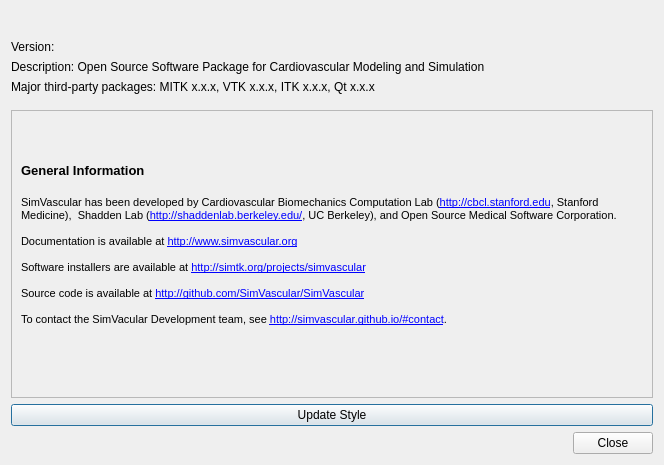
<?xml version="1.0" encoding="UTF-8"?>
<ui version="4.0">
 <class>sv4guiAboutDialog</class>
 <widget class="QDialog" name="sv4guiAboutDialog">
  <property name="geometry">
   <rect>
    <x>0</x>
    <y>0</y>
    <width>664</width>
    <height>465</height>
   </rect>
  </property>
  <property name="windowTitle">
   <string>SimVascular</string>
  </property>
  <property name="autoFillBackground">
   <bool>false</bool>
  </property>
  <layout class="QVBoxLayout" name="verticalLayout_2">
   <item>
    <widget class="QLabel" name="m_LogoLabel">
     <property name="sizePolicy">
      <sizepolicy hsizetype="Preferred" vsizetype="Preferred">
       <horstretch>0</horstretch>
       <verstretch>0</verstretch>
      </sizepolicy>
     </property>
     <property name="maximumSize">
      <size>
       <width>350</width>
       <height>75</height>
      </size>
     </property>
     <property name="text">
      <string>&lt;!DOCTYPE HTML PUBLIC &quot;-//W3C//DTD HTML 4.0//EN&quot; &quot;http://www.w3.org/TR/REC-html40/strict.dtd&quot;&gt;
&lt;html&gt;&lt;head&gt;&lt;meta name=&quot;qrichtext&quot; content=&quot;1&quot; /&gt;&lt;style type=&quot;text/css&quot;&gt;
p, li { white-space: pre-wrap; }
&lt;/style&gt;&lt;/head&gt;&lt;body style=&quot; font-family:'MS Shell Dlg 2'; font-size:8.25pt; font-weight:400; font-style:normal;&quot;&gt;
&lt;p style=&quot; margin-top:0px; margin-bottom:0px; margin-left:0px; margin-right:0px; -qt-block-indent:0; text-indent:0px;&quot;&gt;&lt;a href=&quot;http://www.simvascular.org/&quot;&gt;&lt;span style=&quot; text-decoration: underline; color:#0000ff;&quot;&gt;&lt;img src=&quot;:/org.sv.gui.qt.welcomescreen/pics/svLogo.png&quot; /&gt;&lt;/span&gt;&lt;/a&gt;&lt;/p&gt;&lt;/body&gt;&lt;/html&gt;</string>
     </property>
     <property name="scaledContents">
      <bool>true</bool>
     </property>
     <property name="openExternalLinks">
      <bool>true</bool>
     </property>
    </widget>
   </item>
   <item>
    <layout class="QHBoxLayout" name="horizontalLayout">
     <property name="topMargin">
      <number>10</number>
     </property>
     <property name="bottomMargin">
      <number>10</number>
     </property>
     <item>
      <layout class="QVBoxLayout" name="verticalLayout">
       <item>
        <widget class="QLabel" name="m_VersionLabel">
         <property name="sizePolicy">
          <sizepolicy hsizetype="Minimum" vsizetype="Minimum">
           <horstretch>0</horstretch>
           <verstretch>0</verstretch>
          </sizepolicy>
         </property>
         <property name="text">
          <string>Version: </string>
         </property>
         <property name="alignment">
          <set>Qt::AlignLeading|Qt::AlignLeft|Qt::AlignTop</set>
         </property>
        </widget>
       </item>
       <item>
        <widget class="QLabel" name="M_DescriptionLabel">
         <property name="text">
          <string>Description: Open Source Software Package for Cardiovascular Modeling and Simulation</string>
         </property>
        </widget>
       </item>
       <item>
        <widget class="QLabel" name="m_ToolkitVersionsLabel">
         <property name="text">
          <string>Major third-party packages: MITK x.x.x, VTK x.x.x, ITK x.x.x, Qt x.x.x</string>
         </property>
        </widget>
       </item>
      </layout>
     </item>
    </layout>
   </item>
   <item>
    <widget class="QScrollArea" name="scrollArea">
     <property name="widgetResizable">
      <bool>true</bool>
     </property>
     <widget class="QWidget" name="m_ScrollArea">
      <property name="geometry">
       <rect>
        <x>0</x>
        <y>0</y>
        <width>638</width>
        <height>247</height>
       </rect>
      </property>
      <layout class="QGridLayout" name="gridLayout">
       <item row="0" column="1">
        <widget class="QLabel" name="m_AboutLabel">
         <property name="text">
          <string>&lt;!DOCTYPE HTML PUBLIC &quot;-//W3C//DTD HTML 4.0//EN&quot; &quot;http://www.w3.org/TR/REC-html40/strict.dtd&quot;&gt;
&lt;html&gt;&lt;head&gt;&lt;meta name=&quot;qrichtext&quot; content=&quot;1&quot; /&gt;&lt;style type=&quot;text/css&quot;&gt;
p, li { white-space: pre-wrap; }
&lt;/style&gt;&lt;/head&gt;&lt;body style=&quot; font-family:'.Helvetica Neue DeskInterface'; font-size:13pt; font-weight:400; font-style:normal;&quot;&gt;
&lt;p style=&quot; margin-top:0px; margin-bottom:0px; margin-left:0px; margin-right:0px; -qt-block-indent:0; text-indent:0px;&quot;&gt;&lt;span style=&quot; font-family:'Ubuntu'; font-size:10pt; font-weight:600;&quot;&gt;General Information&lt;/span&gt;&lt;/p&gt;
&lt;p style=&quot;-qt-paragraph-type:empty; margin-top:0px; margin-bottom:0px; margin-left:0px; margin-right:0px; -qt-block-indent:0; text-indent:0px; font-family:'Ubuntu'; font-size:11pt;&quot;&gt;&lt;br /&gt;&lt;/p&gt;
&lt;p style=&quot; margin-top:0px; margin-bottom:0px; margin-left:0px; margin-right:0px; -qt-block-indent:0; text-indent:0px;&quot;&gt;&lt;span style=&quot; font-family:'MS Shell Dlg 2'; font-size:8pt;&quot;&gt;SimVascular has been developed by Cardiovascular Biomechanics Computation Lab (&lt;/span&gt;&lt;a href=&quot;http://www.mitk.org/&quot;&gt;&lt;span style=&quot; font-family:'MS Shell Dlg 2'; font-size:8pt; text-decoration: underline; color:#0000ff;&quot;&gt;http://cbcl.stanford.edu&lt;/span&gt;&lt;/a&gt;&lt;span style=&quot; font-family:'MS Shell Dlg 2'; font-size:8pt;&quot;&gt;, Stanford Medicine),  Shadden Lab (&lt;/span&gt;&lt;a href=&quot;http://www.mitk.org/&quot;&gt;&lt;span style=&quot; font-family:'MS Shell Dlg 2'; font-size:8pt; text-decoration: underline; color:#0000ff;&quot;&gt;http://shaddenlab.berkeley.edu/&lt;/span&gt;&lt;/a&gt;&lt;span style=&quot; font-family:'MS Shell Dlg 2'; font-size:8pt;&quot;&gt;, UC Berkeley), and Open Source Medical Software Corporation.&lt;/span&gt;&lt;/p&gt;
&lt;p style=&quot;-qt-paragraph-type:empty; margin-top:0px; margin-bottom:0px; margin-left:0px; margin-right:0px; -qt-block-indent:0; text-indent:0px; font-family:'MS Shell Dlg 2'; font-size:8pt;&quot;&gt;&lt;br /&gt;&lt;/p&gt;
&lt;p style=&quot; margin-top:0px; margin-bottom:0px; margin-left:0px; margin-right:0px; -qt-block-indent:0; text-indent:0px;&quot;&gt;&lt;span style=&quot; font-family:'MS Shell Dlg 2'; font-size:8pt;&quot;&gt;Documentation is available at &lt;/span&gt;&lt;a href=&quot;http://www.mitk.org/&quot;&gt;&lt;span style=&quot; font-family:'MS Shell Dlg 2'; font-size:8pt; text-decoration: underline; color:#0000ff;&quot;&gt;http://www.simvascular.org&lt;/span&gt;&lt;/a&gt;&lt;/p&gt;
&lt;p style=&quot;-qt-paragraph-type:empty; margin-top:0px; margin-bottom:0px; margin-left:0px; margin-right:0px; -qt-block-indent:0; text-indent:0px; font-family:'MS Shell Dlg 2'; font-size:8pt; text-decoration: underline; color:#0000ff;&quot;&gt;&lt;br /&gt;&lt;/p&gt;
&lt;p style=&quot; margin-top:0px; margin-bottom:0px; margin-left:0px; margin-right:0px; -qt-block-indent:0; text-indent:0px;&quot;&gt;&lt;span style=&quot; font-family:'MS Shell Dlg 2'; font-size:8pt;&quot;&gt;Software installers are available at &lt;/span&gt;&lt;a href=&quot;http://www.mitk.org/&quot;&gt;&lt;span style=&quot; font-family:'MS Shell Dlg 2'; font-size:8pt; text-decoration: underline; color:#0000ff;&quot;&gt;http://simtk.org/projects/simvascular&lt;/span&gt;&lt;/a&gt;&lt;/p&gt;
&lt;p style=&quot;-qt-paragraph-type:empty; margin-top:0px; margin-bottom:0px; margin-left:0px; margin-right:0px; -qt-block-indent:0; text-indent:0px; font-family:'MS Shell Dlg 2'; font-size:8pt; text-decoration: underline; color:#0000ff;&quot;&gt;&lt;br /&gt;&lt;/p&gt;
&lt;p style=&quot; margin-top:0px; margin-bottom:0px; margin-left:0px; margin-right:0px; -qt-block-indent:0; text-indent:0px;&quot;&gt;&lt;span style=&quot; font-family:'MS Shell Dlg 2'; font-size:8pt;&quot;&gt;Source code is available at &lt;/span&gt;&lt;a href=&quot;http://www.mitk.org/&quot;&gt;&lt;span style=&quot; font-family:'MS Shell Dlg 2'; font-size:8pt; text-decoration: underline; color:#0000ff;&quot;&gt;http://github.com/SimVascular/SimVascular&lt;/span&gt;&lt;/a&gt;&lt;/p&gt;
&lt;p style=&quot;-qt-paragraph-type:empty; margin-top:0px; margin-bottom:0px; margin-left:0px; margin-right:0px; -qt-block-indent:0; text-indent:0px; font-family:'MS Shell Dlg 2'; font-size:8pt;&quot;&gt;&lt;br /&gt;&lt;/p&gt;
&lt;p style=&quot; margin-top:0px; margin-bottom:0px; margin-left:0px; margin-right:0px; -qt-block-indent:0; text-indent:0px;&quot;&gt;&lt;span style=&quot; font-family:'MS Shell Dlg 2'; font-size:8pt;&quot;&gt;To contact the SimVacular Development team, see &lt;/span&gt;&lt;a href=&quot;http://www.mitk.org/wiki/Contact&quot;&gt;&lt;span style=&quot; font-family:'MS Shell Dlg 2'; font-size:8pt; text-decoration: underline; color:#0000ff;&quot;&gt;http://simvascular.github.io/#contact&lt;/span&gt;&lt;/a&gt;&lt;span style=&quot; font-family:'MS Shell Dlg 2'; font-size:8pt;&quot;&gt;.&lt;/span&gt;&lt;/p&gt;
&lt;p style=&quot;-qt-paragraph-type:empty; margin-top:0px; margin-bottom:0px; margin-left:0px; margin-right:0px; -qt-block-indent:0; text-indent:0px; font-family:'Ubuntu'; font-size:11pt;&quot;&gt;&lt;br /&gt;&lt;/p&gt;&lt;/body&gt;&lt;/html&gt;</string>
         </property>
         <property name="wordWrap">
          <bool>true</bool>
         </property>
         <property name="openExternalLinks">
          <bool>true</bool>
         </property>
        </widget>
       </item>
      </layout>
     </widget>
    </widget>
   </item>
   <item>
    <widget class="QPushButton" name="pushButtonUpdateStyle">
     <property name="text">
      <string>Update Style</string>
     </property>
    </widget>
   </item>
   <item>
    <widget class="QDialogButtonBox" name="m_ButtonBox">
     <property name="standardButtons">
      <set>QDialogButtonBox::Close</set>
     </property>
    </widget>
   </item>
  </layout>
 </widget>
 <resources/>
 <connections/>
</ui>
